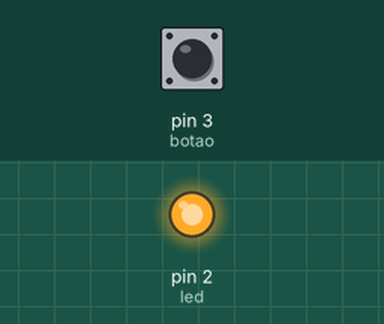
The sketch below on a simulated Arduino Uno, built with avr-gcc and run on an emulated ATmega328P. Parts: output pins drawn as LEDs (lit = HIGH). The test bench sets the inputs (shaded band); at power-on: pin 3 (botao) LOW.

Above: at 1.2 s.
1.3 s: pin 3 (botao) pulled HIGH for 0.15 s
At 1.37 s:
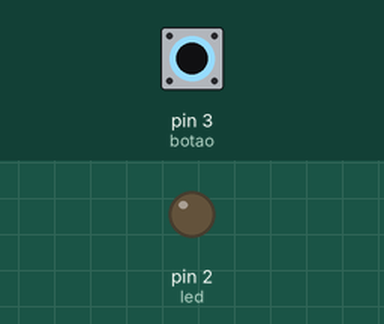
2.9 s: pin 3 (botao) pulled HIGH for 3.2 s
At 6.7 s:
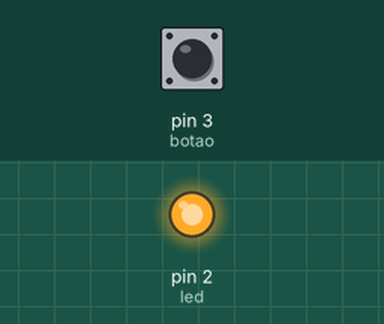
Timing chart, 0 to 8.2 s (numbered marks = the images above; inputs shaded):
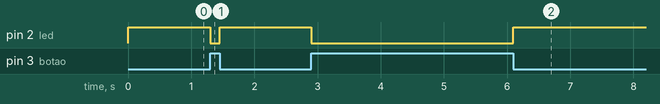

Measured:
- after the input at 1.3 s, pin 2 (led): HIGH → LOW at once, → HIGH 0.15 s later
- after the input at 2.9 s, pin 2 (led): HIGH → LOW at once, → HIGH 3.2 s later

The sketch:

codigo.ino
```cpp
const int botao = 3;
const int led = 2;
int botaoEstado= 0;


 void setup()
 {
  	pinMode(botao, INPUT);
    pinMode(led, OUTPUT);

 }

 void loop()
 {
    botaoEstado= digitalRead(botao);
   if (botaoEstado == HIGH){
   digitalWrite(led, LOW);
 } else {
   digitalWrite(led,HIGH);
 }
}
```
